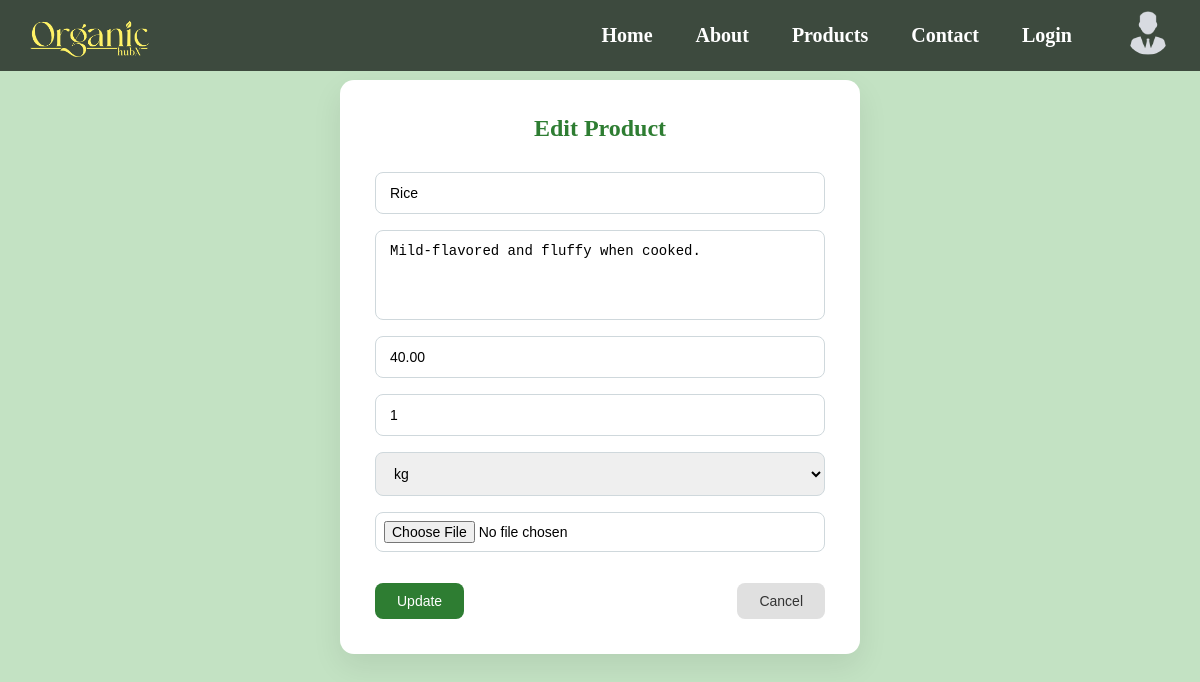
The page /farmer/product/edit/1/ (signed in) on the database its author committed.
### website/models.py (models this page shows, shortened)
class Product(models.Model):
    farmer = models.ForeignKey(User, on_delete=models.CASCADE)
    category = models.ForeignKey(Category, on_delete=models.CASCADE,null=True,blank=True)
    name = models.CharField(max_length=100)
    description = models.TextField()
    price = models.DecimalField(max_digits=10, decimal_places=2)
    quantity = models.PositiveIntegerField()
    UNIT_CHOICES = [
        ('kg', 'Kilogram'),
        ('g', 'Gram'),
        ('l', 'Liter'),
        ('ml', 'Milliliter'),
        ('pcs', 'Pieces'),
    ]
    unit = models.CharField(
        max_length=10,
        choices=UNIT_CHOICES,
        default='kg'
    )
    image = models.ImageField(upload_to='products/')
    created_at = models.DateTimeField(auto_now_add=True)

### website/views.py (the view, shortened to what this page needs)
# urls.py: path('farmer/product/edit/<int:id>/', views.edit_product, name='edit_product'),
@login_required
def edit_product(request, id):
    product = get_object_or_404(Product, id=id)
    return render(request, 'website/edit_product.html', {'product': product})

### website/templates/website/edit_product.html (shortened to what this page needs)
{% load static %}
<!DOCTYPE html>
<html>
<head>
    <link rel="stylesheet" href="{% static 'website/css/style.css' %}">
    <link rel="stylesheet" href="{% static 'website/css/edit_product.css' %}">
</head>
<body>
<header>
        <div class="container">
            <div class="header-wrap">
                <div class="logo">
                    <a href="{% url 'home' %}">
                        <img src="{% static 'website/images/Yellow_logo.png' %}" alt="Organic HubX" width="120">
                    </a>
                </div>
                <nav class="menu">
                    <ul class="nav-links">
                        <li><a href="{% url 'home' %}">Home</a></li>
                        <li><a href="{% url 'about' %}">About</a></li>
                        <li><a href="{% url 'products' %}">Products</a></li>
                        <li><a href="{% url 'contact' %}">Contact</a></li>
                        <li><a href="{% url 'login' %}">Login</a></li>
                    </ul>
                    {% if user.is_authenticated %}
                    <div class="profile-icon" onclick="toggleSidebar()">
                        <img src="{% static 'website/images/profile.png' %}" alt="Profile">
                    </div>
                    {% endif %}
                </nav>
            </div>
        </div>
    </header>
<div class="edit-container">
    <h2>Edit Product</h2>
    <form method="POST" enctype="multipart/form-data" class="edit-form">
        <input type="text" name="name" value="{{ product.name }}" required>
        <textarea name="description" required>{{ product.description }}</textarea>
        <input type="number" name="price" value="{{ product.price }}" required>
        <input type="number" name="quantity" value="{{ product.quantity }}" required>
        <select name="unit" required>
            <option value="{{ product.unit }}" selected>{{ product.unit }}</option>
        </select>
        <input type="file" name="image">
        <div class="form-actions">
            <button type="submit" class="btn btn-update">Update</button>
            <a href="{% url 'farmer_dashboard' %}" class="btn btn-cancel">Cancel</a>
        </div>
    </form>
</div>
</body>
</html>

### website/static/website/css/style.css (style rules this page uses)
* { margin: 0; padding: 0; box-sizing: border-box; }
.container { width: 100%; padding: 0 30px; background-color: rgba(10, 16, 12, 0.72); position: fixed; top: 0; left: 0; z-index: 100; }
.header-wrap { display: flex; align-items: center; justify-content: space-between; padding: 10px 0; }
.menu { display: flex; align-items: center; gap: 20px; }
.nav-links { display: flex; align-items: center; }
.nav-links li { list-style: none; margin-left: 15px; }
.menu ul li a { color: white; text-decoration: none; font-family: Henotica; font-weight: bold; font-size: 20px; padding: 6px 14px; border-radius: 20px; transition: transform 0.3s ease, text-decoration 0.3s ease; }
.profile-icon img { width: 44px; height: 44px; border-radius: 50%; cursor: pointer; margin-left: 20px; }

### website/static/website/css/edit_product.css (style rules this page uses)
body { margin: 0; padding: 0; font-family: "Poppins", sans-serif; background: #c3e2c3; }
.edit-container { max-width: 520px; margin: 80px auto; background: #ffffff; padding: 35px; border-radius: 14px; box-shadow: 0 12px 30px rgba(0, 0, 0, 0.08); }
.edit-container h2 { text-align: center; margin-bottom: 30px; color: #2e7d32; font-weight: 600; font-family: Henotica; }
.edit-form { display: flex; flex-direction: column; }
.edit-form input, .edit-form textarea, .edit-form select { padding: 12px 14px; margin-bottom: 16px; border-radius: 8px; border: 1px solid #cfd8dc; font-size: 14px; transition: all 0.2s ease; }
.edit-form textarea { resize: none; height: 90px; }
.edit-form input[type="file"] { padding: 8px; }
.form-actions { display: flex; justify-content: space-between; margin-top: 15px; }
.btn { padding: 10px 22px; border-radius: 8px; font-size: 14px; cursor: pointer; border: none; transition: 0.2s ease; text-decoration: none; text-align: center; }
.btn-update { background: #2e7d32; color: #ffffff; }
.btn-cancel { background: #e0e0e0; color: #333; }

### rows shown on the page
Product: name "Rice", description "Mild-flavored and fluffy when cooked.", price "40.00", quantity "1", unit "kg"
